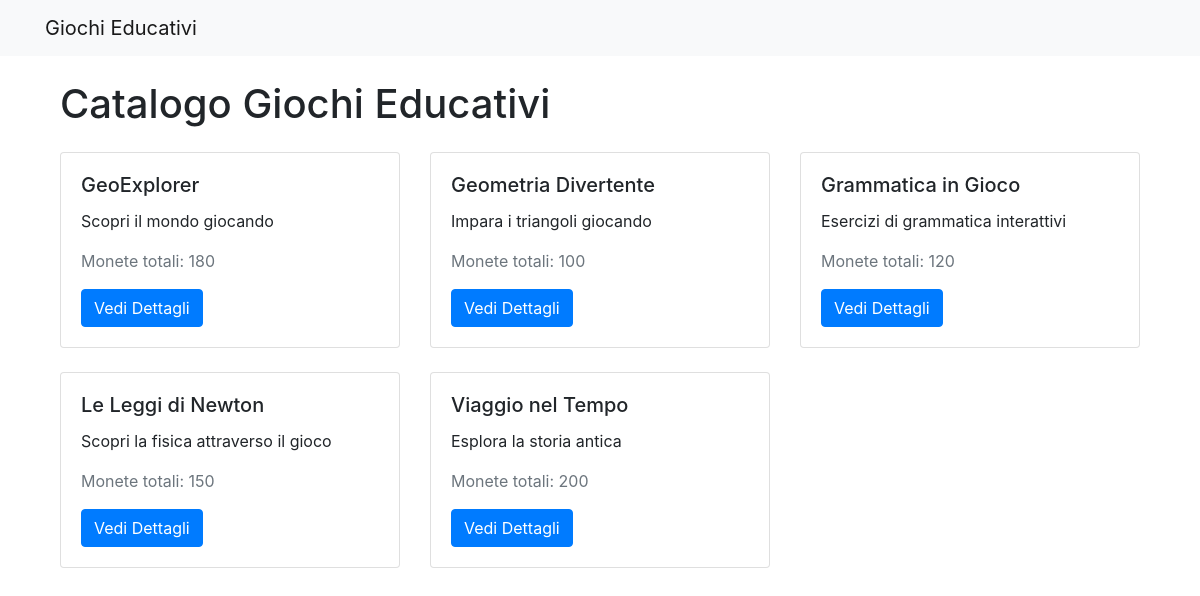
The page / on the database its author committed.
### tables this page shows
CREATE TABLE Videogioco (
    id INTEGER PRIMARY KEY AUTOINCREMENT,
    titolo VARCHAR(100) NOT NULL,
    descrizione_breve VARCHAR(160) NOT NULL CHECK (LENGTH(descrizione_breve) <= 160),
    descrizione_estesa TEXT NOT NULL,
    monete_totali INTEGER NOT NULL CHECK (monete_totali > 0),
    immagine1 VARCHAR(255) NOT NULL,
    immagine2 VARCHAR(255),
    immagine3 VARCHAR(255),
    argomento_id INTEGER NOT NULL,
    FOREIGN KEY (argomento_id) REFERENCES Argomento(id)
);

### app.py (the view)
@app.route("/")
def index():
    db = get_db()
    giochi = db.execute(QUERIES.get("Get all games")).fetchall()
    return render_template("giochi.html", giochi=giochi)

### app.py (called while the page is built)
def get_db():
    if "db" not in g:
        g.db = sqlite3.connect(
            os.path.join(os.path.dirname(__file__), DATABASE),
            detect_types=sqlite3.PARSE_DECLTYPES,
        )
        g.db.row_factory = sqlite3.Row
    return g.db

### queries/queries.py (called while the page is built)
    def get(self, name):
        return self.queries.get(name)

### templates/giochi.html
{% extends "base.html" %}
{% block content %}
<div class="container">
    <h1 class="mb-4">Catalogo Giochi Educativi</h1>
    <div class="row">
        {% for gioco in giochi %}
        <div class="col-md-4 mb-4">
            <div class="card h-100">
                <div class="card-body">
                    <h5 class="card-title">{{ gioco.titolo }}</h5>
                    <p class="card-text">{{ gioco.descrizione_breve }}</p>
                    <div class="mt-auto">
                        <p class="text-muted">Monete totali: {{ gioco.monete_totali }}</p>
                        <a href="{{ url_for('dettaglio_gioco', id=gioco.id) }}" class="btn btn-primary">
                            Vedi Dettagli
                        </a>
                    </div>
                </div>
            </div>
        </div>
        {% endfor %}
    </div>
</div>
{% endblock %}

### templates/base.html (shortened to what this page needs)
<!DOCTYPE html>
<html lang="it">
<head>
    <link rel="stylesheet" href="https://stackpath.bootstrapcdn.com/bootstrap/4.5.2/css/bootstrap.min.css">
</head>
<body>
    <nav class="navbar navbar-expand-lg navbar-light bg-light">
        <div class="container">
            <a class="navbar-brand" href="/">Giochi Educativi</a>
        </div>
    </nav>
    <div class="container mt-4">
        {% block content %}{% endblock %}
    </div>
</body>
</html>

### rows shown on the page
Videogioco: titolo "GeoExplorer", descrizione_breve "Scopri il mondo giocando", monete_totali "180"
Videogioco: titolo "Geometria Divertente", descrizione_breve "Impara i triangoli giocando", monete_totali "100"
Videogioco: titolo "Grammatica in Gioco", descrizione_breve "Esercizi di grammatica interattivi", monete_totali "120"
Videogioco: titolo "Le Leggi di Newton", descrizione_breve "Scopri la fisica attraverso il gioco", monete_totali "150"
Videogioco: titolo "Viaggio nel Tempo", descrizione_breve "Esplora la storia antica", monete_totali "200"
